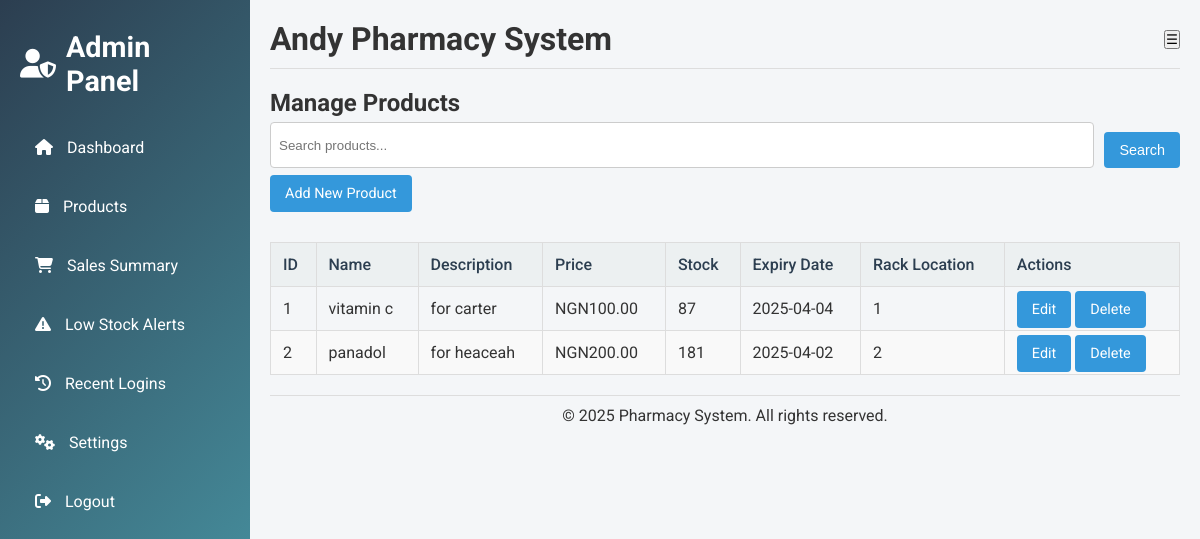
The page /products.php (signed in) on the database its author committed.
### tables this page shows
CREATE TABLE `products` (
  `id` int(11) NOT NULL,
  `name` varchar(100) NOT NULL,
  `description` text DEFAULT NULL,
  `price` decimal(10,2) NOT NULL,
  `stock` int(11) NOT NULL,
  `expiry_date` date DEFAULT NULL,
  `rack_location` varchar(50) DEFAULT NULL
);

### functions.php (called while the page is built, shortened)
<?php
require_once 'config.php';
function getProducts($search = '') {
    global $conn;
    if ($search !== '') {
        $stmt = $conn->prepare("SELECT * FROM products WHERE name LIKE CONCAT('%', ?, '%') OR description LIKE CONCAT('%', ?, '%') OR rack_location LIKE CONCAT('%', ?, '%')");
        $stmt->bind_param("sss", $search, $search, $search);
        $stmt->execute();
        return $stmt->get_result();
    } else {
        $sql = "SELECT * FROM products";
        return $conn->query($sql);
    }
}
?>

### products.php (the view, shortened to what this page needs)
<?php
require_once 'functions.php';
$search = isset($_GET['search']) ? $_GET['search'] : '';
$products = getProducts($search);
include 'header.php';
?>
<section id="products" class="products-section">
  <h2>Manage Products</h2>
  <form method="GET" action="products.php" class="search-form">
    <input type="text" name="search" placeholder="Search products..." value="<?php echo htmlspecialchars($search); ?>">
    <button type="submit" class="btn">Search</button>
  </form>
  <?php if($_SESSION['role'] == 'admin'): ?>
    <a href="add_product.php" class="btn add-btn">Add New Product</a>
  <?php endif; ?>
  <div class="table-responsive">
    <table class="products-table">
      <thead>
        <tr>
          <th>ID</th>
          <th>Name</th>
          <th>Description</th>
          <th>Price</th>
          <th>Stock</th>
          <th>Expiry Date</th>
          <th>Rack Location</th>
          <?php if($_SESSION['role'] == 'admin'): ?>
            <th>Actions</th>
          <?php endif; ?>
        </tr>
      </thead>
      <tbody>
        <?php if($products->num_rows > 0): ?>
          <?php while($row = $products->fetch_assoc()): ?>
            <tr>
              <td><?php echo $row['id']; ?></td>
              <td><?php echo htmlspecialchars($row['name']); ?></td>
              <td><?php echo htmlspecialchars($row['description']); ?></td>
              <td>NGN<?php echo number_format($row['price'], 2); ?></td>
              <td><?php echo $row['stock']; ?></td>
              <td><?php echo $row['expiry_date']; ?></td>
              <td><?php echo htmlspecialchars($row['rack_location']); ?></td>
              <?php if($_SESSION['role'] == 'admin'): ?>
                <td>
                  <a href="update_product.php?id=<?php echo $row['id']; ?>" class="btn edit-btn">Edit</a>
                  <a href="delete_product.php?id=<?php echo $row['id']; ?>" class="btn delete-btn" onclick="return confirm('Are you sure?');">Delete</a>
                </td>
              <?php endif; ?>
            </tr>
          <?php endwhile; ?>
        <?php else: ?>
          <tr>
            <td colspan="<?php echo ($_SESSION['role'] == 'admin') ? '8' : '7'; ?>" style="text-align: center;">No products found.</td>
          </tr>
        <?php endif; ?>
      </tbody>
    </table>
  </div>
</section>
<?php include 'footer.php'; ?>

### styles.css (style rules this page uses)
* { box-sizing: border-box; margin: 0; padding: 0; }
body, html { font-family: 'Roboto', sans-serif; background-color: #f4f6f8; color: #333; height: 100%; }
form input[type="text"], form input[type="number"], form input[type="date"], form textarea, form select { width: 100%; padding: 8px; margin-top: 5px; border: 1px solid #ccc; border-radius: 4px; }
form button, .btn { margin-top: 15px; padding: 10px 15px; background-color: #3498db; color: #fff; border: none; border-radius: 4px; cursor: pointer; text-decoration: none; font-size: 0.9rem; transition: background-color 0.3s ease; }
.search-form { margin-bottom: 15px; display: flex; gap: 10px; }
.search-form input[type="text"] { flex: 1; padding: 8px; border: 1px solid #ccc; border-radius: 4px; }
.table-responsive { width: 100%; overflow-x: auto; -webkit-overflow-scrolling: touch; }
.products-table { width: 100%; border-collapse: collapse; margin-top: 20px; }
.products-table th, .products-table td { padding: 10px; border: 1px solid #ddd; text-align: left; }
.products-table th { background-color: #ecf0f1; color: #2c3e50; font-weight: 500; }
.table-responsive { width: 100%; overflow-x: auto; -webkit-overflow-scrolling: touch; margin-top: 20px; }
.products-table th, .products-table td { padding: 12px; border: 1px solid #ddd; text-align: left; }
.products-table tr:nth-child(even) { background-color: #f9f9f9; }

### rows shown on the page
products: id "1", name "vitamin c", description "for carter", price "100.00", stock "87", expiry_date "2025-04-04", rack_location "1"
products: id "2", name "panadol", description "for heaceah", price "200.00", stock "181", expiry_date "2025-04-02", rack_location "2"
